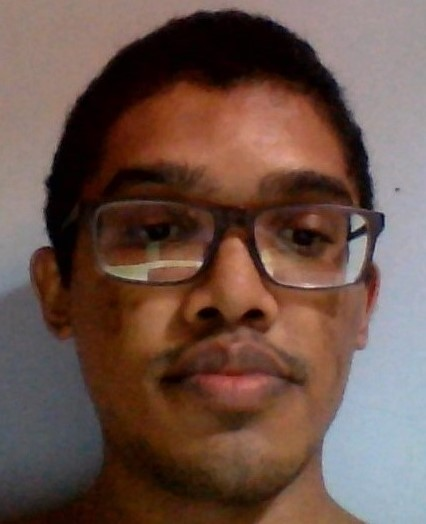
#> input picture imagem.jpg, 426 x 524 px
$ python atividade_realce.py
#> lines starting #> are read from the running program, lines starting #| are printed output that depends on the picture
import cv2
import math

# [53 lines left out: functions original, cinza, negativo, normalizacao, gama, not called in this run]

def logaritmico(imagem):
#> called with imagem = 'imagem.jpg'
    img = cv2.imread(imagem,0)
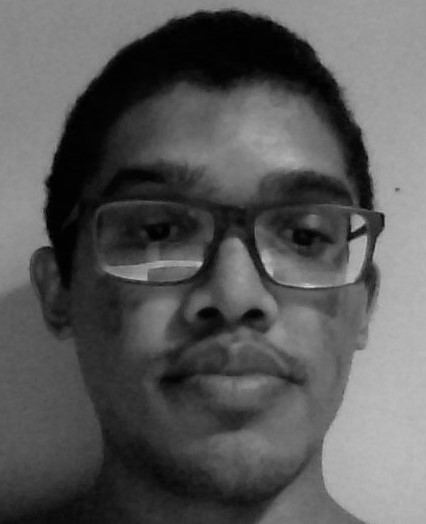
#> img: shape (524, 426); min 0, max 215, mean 89.2

    G = 50

    for y in range(0, img.shape[0]):
        for x in range(0, img.shape[1]):
            img[y,x] = G * math.log10(img[y,x] + 1)
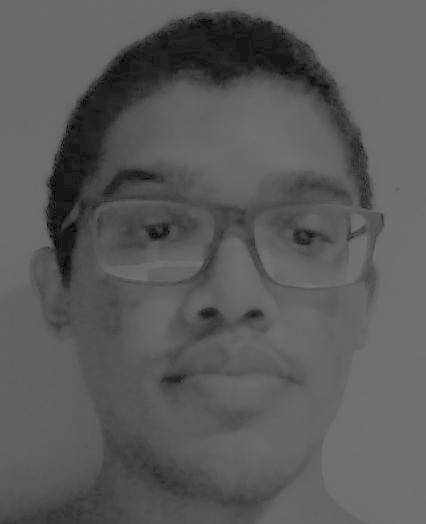
#> img: shape (524, 426); min 0, max 116, mean 90

    cv2.imshow("Logaritmico", img)
    cv2.waitKey(0)
    cv2.destroyAllWindows()

def image(imagem):
    logaritmico(imagem)

if __name__ == '__main__':
    image('imagem.jpg')
